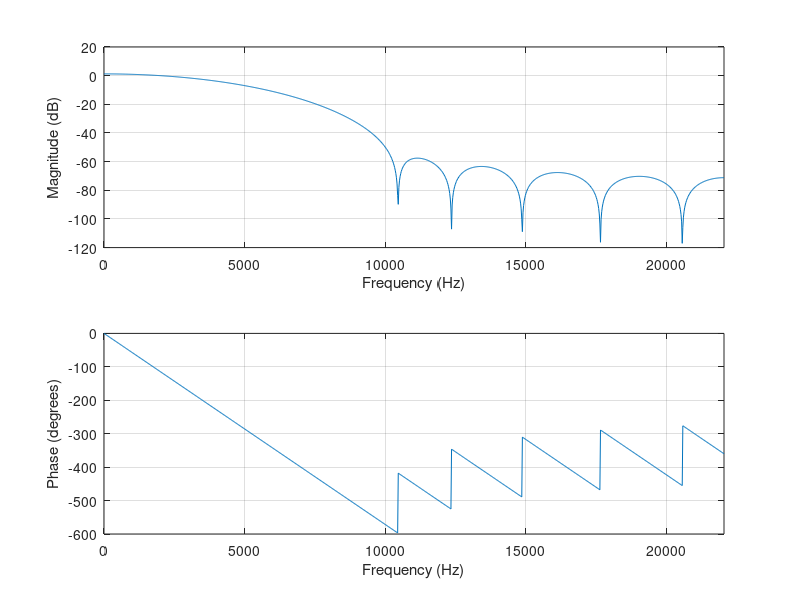

MATLAB code for this plot: (Note: this script raises an error after producing the figure.)
% Filter specifications
Fs = 44100;      % Sampling frequency (Hz)
Fpass1 = 1800;   % Lower passband frequency (Hz)
Fpass2 = 2200;   % Upper passband frequency (Hz)

% Normalized frequencies
Wpass1 = Fpass1 / (Fs/2);
Wpass2 = Fpass2 / (Fs/2);

% Filter order
N = 14;

% FIR filter design using Hamming window
%h = fir1(N, [Wpass1 Wpass2], 'bandpass', hamming(N+1));

% FIR filter design using Kaiser window
Ast = 80;       % Stopband attenuation (dB)
beta = 0.1102 * (Ast - 8.7);
h = fir1(N, [Wpass1 Wpass2], 'bandpass', kaiser(N+1, beta));

% Export filter coefficients to a text file
filename = 'filter_coefficients.txt';
dlmwrite(filename, h, 'precision', '%.10f', 'delimiter', '\n');

% Frequency response plot
freqz(h, 1, 1024, Fs);

% Plotting the magnitude response
% figure;
% [H, F] = freqz(h, 1, 1024, Fs);
% plot(F, 20*log10(abs(H)));
% grid on;
% xlabel('Frequency (Hz)');
% ylabel('Magnitude Response (dB)');
% title('Magnitude Response of 16th-order FIR Bandpass Filter');

[input, Fs] = audioread('pad1.mp3');

output = filter(h, 1, input);

audiowrite('output.wav', output, Fs);
soundsc(output, Fs);

% Calculate the time axis
duration = length(input) / Fs;
time = linspace(0, duration, length(input));

% Plot the waveform
figure;
plot(time, input, 'g');
hold;
xlabel('Time (s)');
ylabel('Amplitude');
title('Waveform of Audio Signal');
grid on;
plot(time, output, 'r');

% [data, fs] = audioread('sample1.wav');
% data = data*fs/255;
% 
% plot(data(1:1000));
